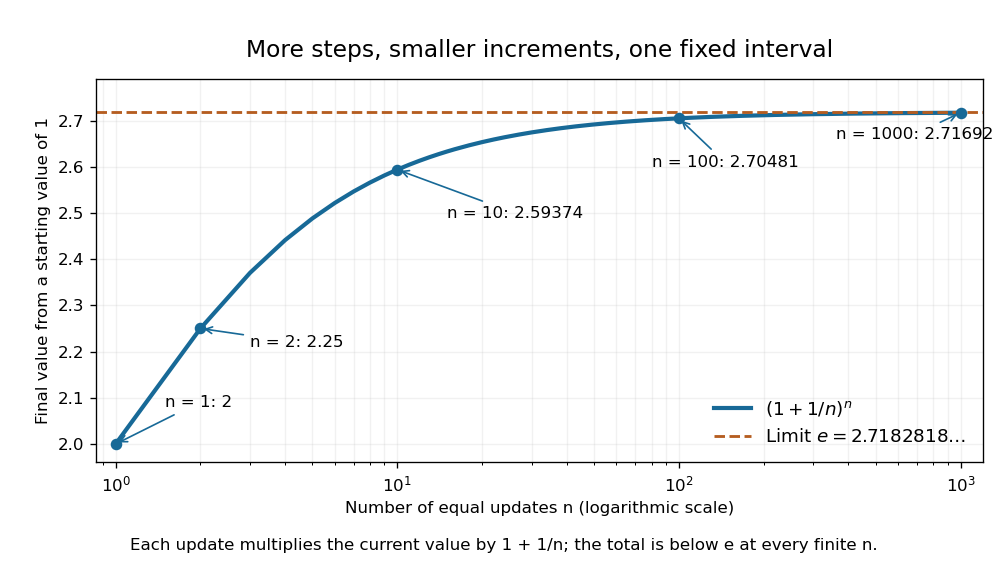

Python code for this plot:
"""Exact discrete proportional updates over one fixed interval approach e."""

from pathlib import Path

import matplotlib
matplotlib.use("Agg")
import matplotlib.pyplot as plt
import numpy as np


def main():
    counts = np.arange(1, 1001)
    accumulated = np.exp(counts*np.log1p(1/counts))
    assert np.isclose(accumulated[0], 2)
    assert np.isclose(accumulated[1], 2.25)
    assert np.all(np.diff(accumulated) > 0)
    assert np.all(accumulated < np.e)
    logarithms = counts*np.log1p(1/counts)
    assert np.all(1/(1+1/counts) <= logarithms)
    assert np.all(logarithms <= 1)
    fig, ax = plt.subplots(figsize=(8.4, 4.7), dpi=120)
    blue, orange = "#176997", "#b55d20"
    ax.semilogx(counts, accumulated, color=blue, lw=2.5,
                label=r"$(1+1/n)^n$")
    ax.axhline(np.e, color=orange, ls="--", lw=1.7,
               label=r"Limit $e=2.7182818\ldots$")
    for n, label, xtext, ytext in [(1, "2", 1.5, 2.08), (2, "2.25", 3, 2.21),
                                  (10, "2.59374", 15, 2.49),
                                  (100, "2.70481", 80, 2.60),
                                  (1000, "2.71692", 360, 2.66)]:
        value=accumulated[n-1]
        ax.scatter(n, value, color=blue, s=35, zorder=4)
        ax.annotate(f"n = {n}: {label}", (n, value), xytext=(xtext, ytext), fontsize=10,
                    arrowprops={"arrowstyle": "->", "color": blue})
    ax.set(xlim=(.85, 1200), ylim=(1.96, 2.79),
           xlabel="Number of equal updates n (logarithmic scale)",
           ylabel="Final value from a starting value of 1")
    ax.set_title("More steps, smaller increments, one fixed interval", fontsize=14, pad=13)
    ax.legend(loc="lower right", frameon=False, fontsize=11)
    ax.grid(alpha=.17, which="both")
    fig.text(.5, .025, "Each update multiplies the current value by 1 + 1/n; the total is below e at every finite n.",
             ha="center", fontsize=10)
    fig.subplots_adjust(left=.095, right=.975, top=.86, bottom=.18)
    fig.savefig(Path.cwd() / Path(__file__).with_suffix(".png").name, facecolor="white")
    plt.close(fig)


if __name__ == "__main__":
    main()
